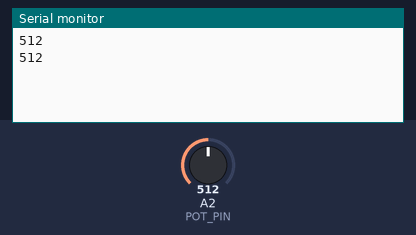
The sketch below on a simulated Arduino Uno, built with avr-gcc and run on an emulated ATmega328P. On the bench: the last lines printed to the serial monitor. Inputs (shaded band) come from the test bench; at power-on: A2 (POT_PIN) = 512.

Above: at 1.8 s.
1.9 s: A2 (POT_PIN) set to 716
At 2.8 s:
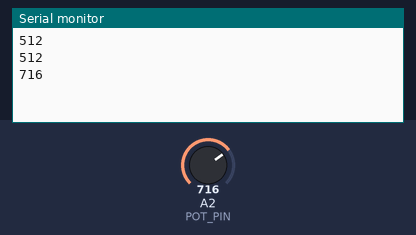
3.4 s: A2 (POT_PIN) set to 900
At 4.8 s:
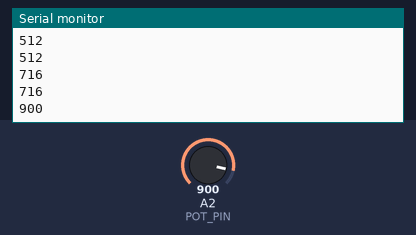
Timing chart, 0 to 6.4 s (numbered marks = the images above; inputs shaded):
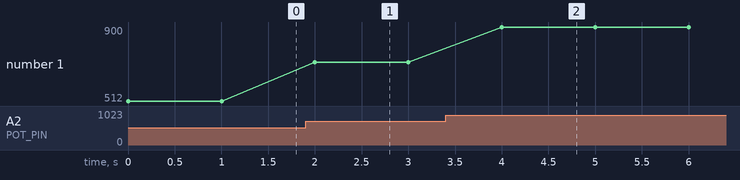

The sketch:

11_Potentiometer.ino
```cpp
/*
 * 11 - Potentiometer
 * ------------------
 * Lê o valor de um potenciômetro e imprime na serial (0 a 1023).
 *
 * Hardware: Arduino UNO + potenciômetro 10 kohms
 * Pinagem:  Terminais externos do pot em 5V e GND, pino central em A2
 *
 * Conceitos: analogRead, ADC de 10 bits (0..1023), entrada analógica
 */

const byte POT_PIN = A2;
const long BAUD_RATE = 9600;
const unsigned long INTERVAL_MS = 1000;

void setup() {
  Serial.begin(BAUD_RATE);
  // Pinos analógicos não precisam de pinMode para leitura.
}

void loop() {
  int value = analogRead(POT_PIN);
  Serial.println(value);
  delay(INTERVAL_MS);
}
```

Measured:
- after the input at 1.9 s, the serial monitor: prints a new line after 0.10 s (image 1)
- after the input at 3.4 s, the serial monitor: prints a new line after 0.60 s (image 2)
- plotted number 1: 512 → 716 after the input at 1.9 s, 716 → 900 after the input at 3.4 s
